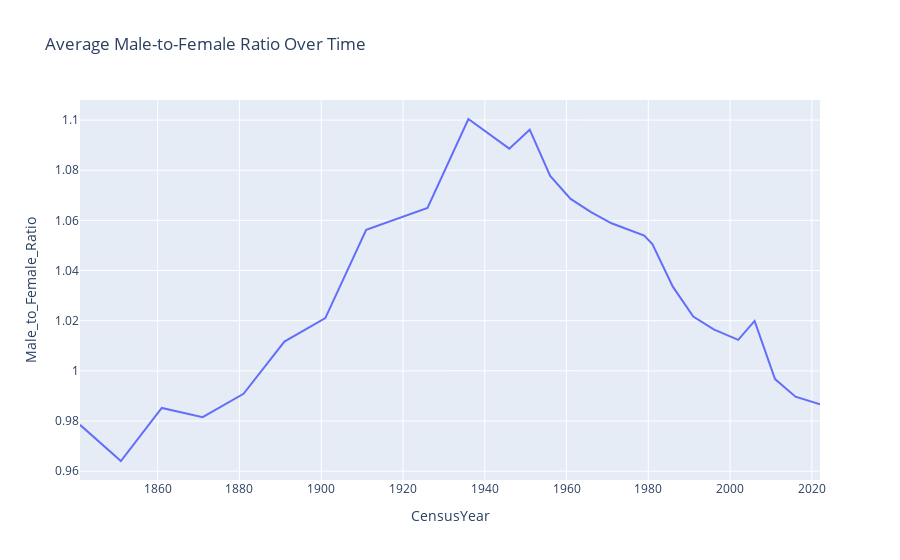

Here is the notebook cell this chart was saved with:
### Code cell
census_pop["Male_to_Female_Ratio"] = census_pop["Male"] / census_pop["Female"]

fig = px.line(
    census_pop.groupby("CensusYear")["Male_to_Female_Ratio"].mean().reset_index(),
    x="CensusYear",
    y="Male_to_Female_Ratio",
    title="Average Male-to-Female Ratio Over Time",
)
fig.show()

### Figure 1 — Plotly figure (JSON) as saved in the notebook; plotly's stock layout.template omitted (floating-point values rounded to 4 significant figures)
{"data": [{"hovertemplate": "CensusYear=%{x}<br>Male_to_Female_Ratio=%{y}<extra></extra>", "legendgroup": "", "line": {"color": "#636efa", "dash": "solid"}, "marker": {"symbol": "circle"}, "mode": "lines", "name": "", "orientation": "v", "showlegend": false, "type": "scatter", "x": [1841, 1851, 1861, 1871, 1881, 1891, 1901, 1911, 1926, 1936, 1946, 1951, 1956, 1961, 1966, 1971, 1979, 1981, 1986, 1991, 1996, 2002, 2006, 2011, 2016, 2022], "xaxis": "x", "y": [0.9785, 0.9641, 0.9852, 0.9815, 0.9909, 1.012, 1.021, 1.056, 1.065, 1.1, 1.089, 1.096, 1.078, 1.069, 1.063, 1.059, 1.054, 1.051, 1.034, 1.022, 1.017, 1.012, 1.02, 0.9967, 0.9897, 0.9866], "yaxis": "y"}], "layout": {"legend": {"tracegroupgap": 0}, "title": {"text": "Average Male-to-Female Ratio Over Time"}, "xaxis": {"anchor": "y", "domain": [0, 1], "title": {"text": "CensusYear"}}, "yaxis": {"anchor": "x", "domain": [0, 1], "title": {"text": "Male_to_Female_Ratio"}}}}
